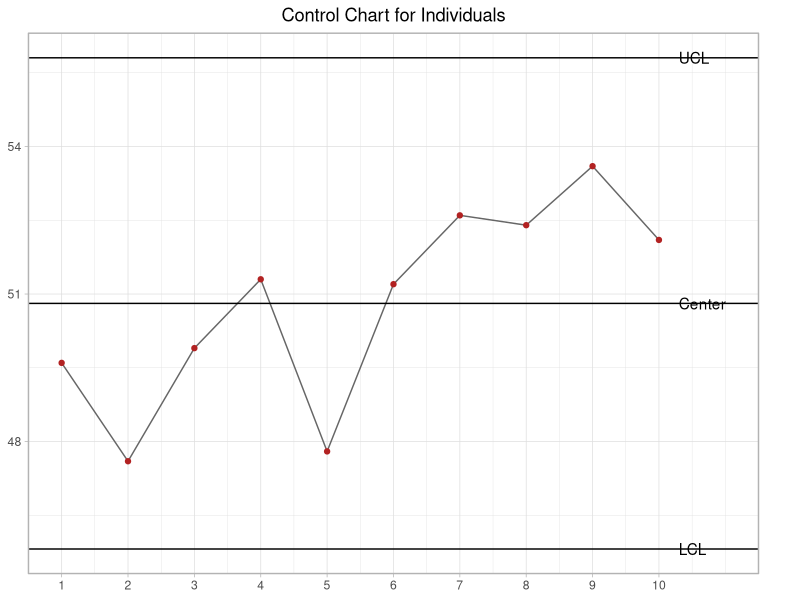

Here is the R script that generated this plot:
## ---- chunk 1
#| label: tbl-pmc-322-flowrate
#| tbl-cap: "Flow rate and moving range for 10 batches"
#| code-fold: true
#| message: false
library(tidyverse)

flowrate <- tibble(
  batch = 1:10,
  x = c(49.6, 47.6, 49.9, 51.3, 47.8, 51.2, 52.6, 52.4, 53.6, 52.1)
) |>
  mutate(MR = c(NA, abs(diff(x))))

flowrate |>
  mutate(MR = ifelse(is.na(MR), "", sprintf("%.1f", MR))) |>
  knitr::kable(col.names = c("Batch Number", "Flowrate x", "Moving Range MR"), align = "ccc")
## ---- chunk 2
#| include: false
xbar <- mean(flowrate$x)
mrbar <- mean(flowrate$MR, na.rm = TRUE)
## ---- chunk 3
#| label: fig-pmc-322-individuals-chart
#| fig-cap: "Control chart for individuals from above table"
#| code-fold: true
ucl <- xbar + 3 * mrbar / 1.128
lcl <- xbar - 3 * mrbar / 1.128

ggplot(flowrate, aes(batch, x)) +
  geom_line(color = "grey40") +
  geom_point(color = "firebrick") +
  geom_hline(yintercept = c(ucl, xbar, lcl)) +
  annotate("text", x = 10.3, y = ucl, label = "UCL", hjust = 0) +
  annotate("text", x = 10.3, y = xbar, label = "Center", hjust = 0) +
  annotate("text", x = 10.3, y = lcl, label = "LCL", hjust = 0) +
  scale_x_continuous(breaks = 1:10) +
  coord_cartesian(xlim = c(1, 11), clip = "off") +
  labs(title = "Control Chart for Individuals", x = NULL, y = NULL) +
  theme_light() +
  theme(plot.title = element_text(hjust = 0.5), plot.margin = margin(5.5, 30, 5.5, 5.5))
